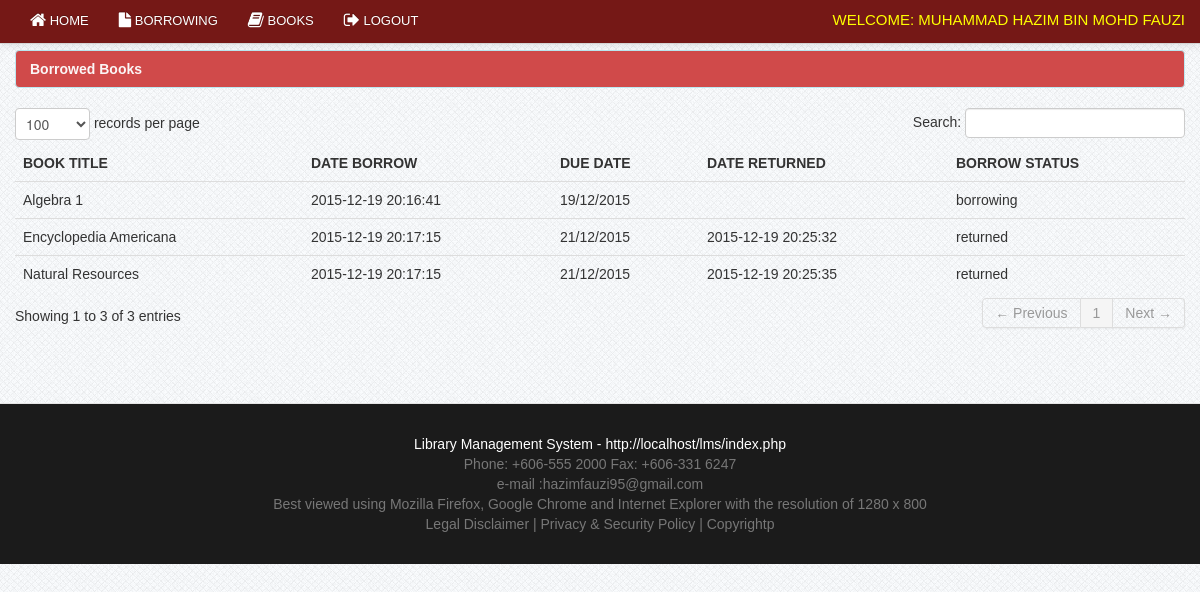
Screenshot of /member/student_view_borrow.php (signed in) with the database file from the repository.
### tables this page shows
CREATE TABLE `member` (
  `member_id` int(11) NOT NULL,
  `matric_no` varchar(100) NOT NULL,
  `name` varchar(100) NOT NULL,
  `ic_number` varchar(12) NOT NULL,
  `password` varchar(20) NOT NULL,
  `gender` varchar(10) NOT NULL,
  `address` varchar(100) NOT NULL,
  `contact` varchar(100) NOT NULL,
  `year_level` varchar(100) NOT NULL,
  `level` varchar(5) NOT NULL,
  `status` varchar(10) NOT NULL
);

CREATE TABLE `borrow` (
  `borrow_id` int(11) NOT NULL,
  `member_id` bigint(50) NOT NULL,
  `date_borrow` varchar(100) NOT NULL,
  `due_date` varchar(100) DEFAULT NULL
);

CREATE TABLE `book` (
  `book_id` int(11) NOT NULL,
  `book_title` varchar(100) NOT NULL,
  `category_id` varchar(50) NOT NULL,
  `author` varchar(50) NOT NULL,
  `book_copies` int(11) NOT NULL,
  `book_pub` varchar(100) NOT NULL,
  `publisher_name` varchar(100) NOT NULL,
  `copyright_year` int(11) NOT NULL
);

CREATE TABLE `borrowdetails` (
  `borrow_details_id` int(11) NOT NULL,
  `book_id` int(11) NOT NULL,
  `borrow_id` int(11) NOT NULL,
  `borrow_status` varchar(50) NOT NULL,
  `date_return` varchar(100) NOT NULL
);

### member/session.php (called while the page is built, shortened)
<?php
$session_id=$_SESSION['id'];
?>

### member/student_view_borrow.php (the view, shortened to what this page needs)
<?php include('header.php'); ?>
<?php include('session.php'); ?>
<?php include('student_navbar.php'); ?>
    <div class="container">
		<div class="margin-top">
			<div class="row">
				<div class="span12">
						<div class="alert alert-info"><strong>Borrowed Books</strong></div>
                            <table cellpadding="0" cellspacing="0" border="0" class="table" id="example">
                                <thead>
                                    <tr>
                                        <th>Book title</th>
                                        <th>Date Borrow</th>
                                        <th>Due Date</th>
                                        <th>Date Returned</th>
										<th>Borrow Status</th>
                                    </tr>
                                </thead>
                                <tbody>
                                  <?php  $user_query=mysql_query("select * from borrow
								LEFT JOIN member ON borrow.member_id = member.member_id
								LEFT JOIN borrowdetails ON borrow.borrow_id = borrowdetails.borrow_id
								LEFT JOIN book on borrowdetails.book_id =  book.book_id
								WHERE borrow.member_id = '$session_id'
								  ")or die(mysql_error());
									while($row=mysql_fetch_array($user_query)){
									$id=$row['borrow_id'];
									?>
									<tr class="del<?php echo $id ?>">
                                    <td><?php echo $row['book_title']; ?></td>
									<td><?php echo $row['date_borrow']; ?></td>
                                    <td><?php echo $row['due_date']; ?> </td>
									<td><?php echo $row['date_return']; ?> </td>
									<td><?php echo $row['borrow_status'];?></td>
                                    </tr>
									<?php  }  ?>
                                </tbody>
                            </table>
			</div>
			</div>
		</div>
    </div>
<?php include('footer.php') ?>

### member/student_navbar.php (shortened to what this page needs)
 <div class="navbar navbar-fixed-top navbar-inverse">
       <div class="navbar-inner">
           <div class="container">
               <div class="nav-collapse collapse">
<ul class="nav">
<li><a href="student_dashboard.php"><i class="icon-home icon-large"></i>&nbsp;Home</a></li>
<li><a href="student_view_borrow.php"><i class="icon-file icon-large"></i>&nbsp;Borrowing</a></li>
<li><a href="student_books.php"><i class="icon-book icon-large"></i>&nbsp;Books</a></li>
               <li><a href="logout.php"><i class="icon-signout icon-large"></i>&nbsp;Logout</a></li>
</ul>
 <div class="pull-right">
	<div class="admin">Welcome:
                   <?php
	$query = mysql_query("select name from member where member_id = '$session_id'")or die(mysql_error());
	$row=mysql_fetch_array($query);
	echo $row[0];
	?>
                   </div>
                </div>
               </div>
           </div>
       </div>
   </div>

### css/docs.css (style rules this page uses)
body { font-family:'TR Century Gothic',Helvetica,Arial,sans-serif !important; }
.alert { text-shadow: none; }
th { text-transform:uppercase; }
.nav li a { text-transform:uppercase; }
.admin { color: yellow; font-size: 15px; margin-top: 10px; text-transform: uppercase; }
.margin-top { margin-top:50px; }
body { background: url(../img/grid_noise.png); position: relative; }
body > .navbar { font-size: 13px; }

### css/print.css (style rules this page uses)
.navbar { display:none; }
th { text-align:left; }
td { text-align:left; border-top:1px solid; padding:2px; }
.alert { display:none; }
body { font-family:arial; font-size:13px; }
.nav { display:none; }

### rows the page displays
member: name "MUHAMMAD HAZIM BIN MOHD FAUZI"
borrow: book.book_title "Encyclopedia Americana", date_borrow "2015-12-19 20:17:15", due_date "21/12/2015", borrowdetails.date_return "2015-12-19 20:25:32", borrowdetails.borrow_status "returned", book.book_title "Natural Resources", borrowdetails.date_return "2015-12-19 20:25:35"
borrow: book.book_title "Algebra 1", date_borrow "2015-12-19 20:16:41", due_date "19/12/2015", borrowdetails.borrow_status "borrowing"
